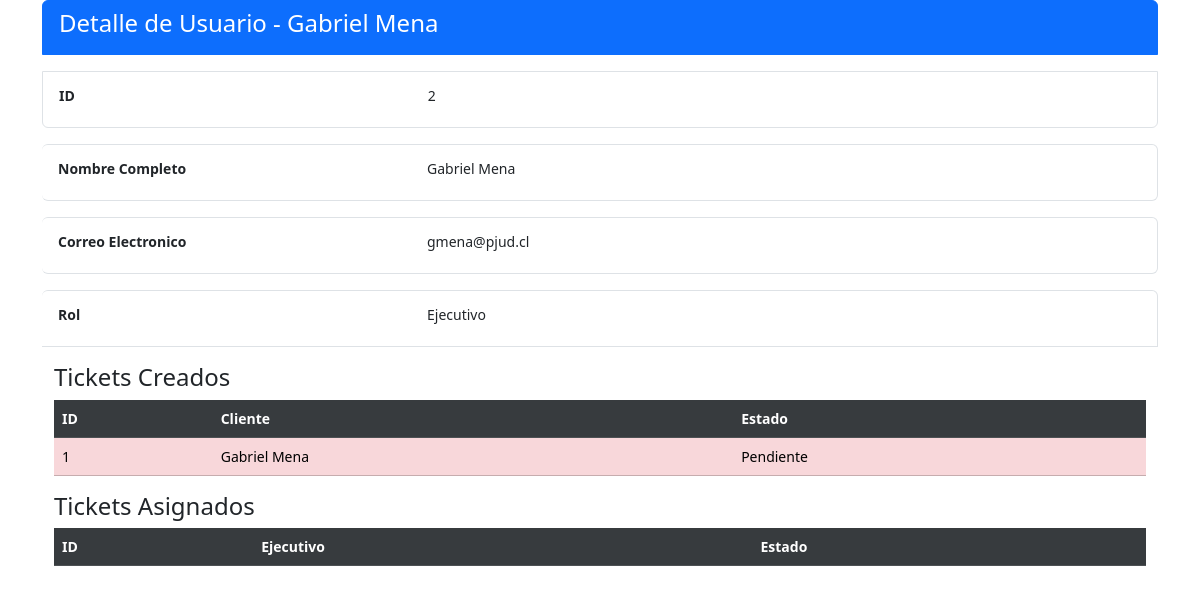
/2/detalle_usuario, run on an earlier commit of the app's database.
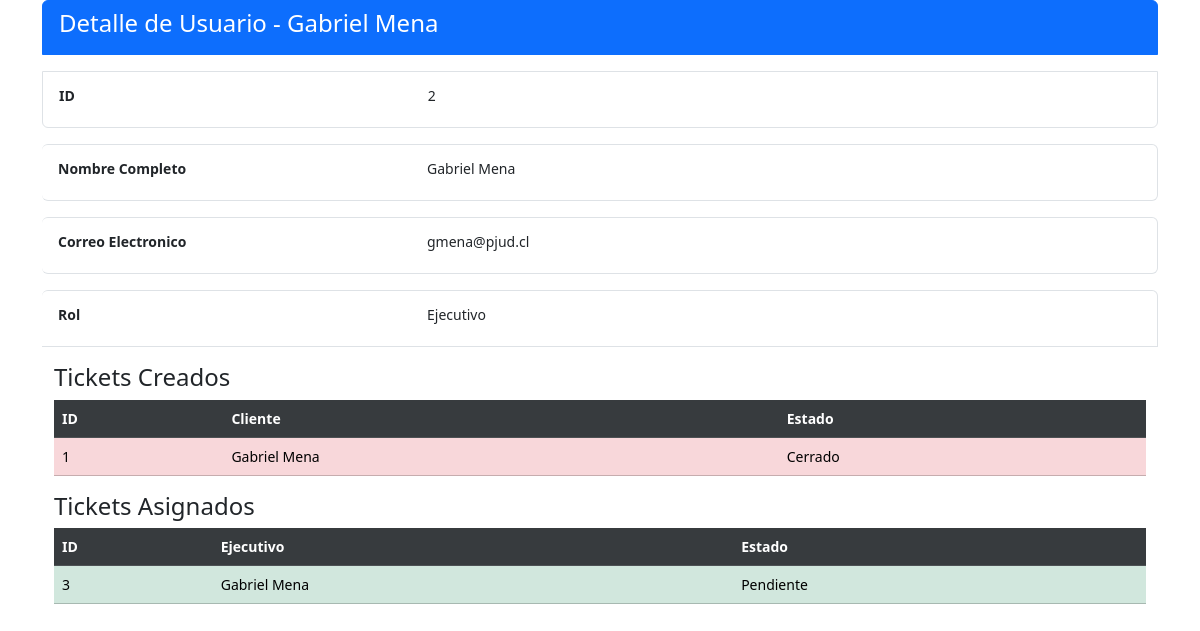
And on a later commit of the database.
### core/models.py (models this page shows, shortened)
class Ticket(models.Model):
    fecha_creacion = models.DateTimeField(auto_now_add=True)
    cliente = models.ForeignKey(Usuario, on_delete=models.CASCADE, related_name='tickets_creados')
    ejecutivo = models.ForeignKey(Usuario, on_delete=models.CASCADE, related_name='tickets_asignados')
    area = models.ForeignKey("Area", on_delete=models.CASCADE, verbose_name="Area", default = 'Ejecutivo Telefonico')
    tipo = models.ForeignKey("Tipo", on_delete=models.CASCADE, verbose_name="Tipo",default='Solicitud')
    criticidad = models.ForeignKey("Criticidad", on_delete=models.CASCADE, verbose_name="Criticidad",default='Media')
    estado = models.ForeignKey("Estado", on_delete=models.CASCADE, verbose_name="Estado", default=1)
    descripcion = models.TextField()
    observaciones = models.TextField(blank=True)

class Usuario(models.Model):
    nombre = models.CharField(max_length=255)
    apellido = models.CharField(max_length=255)
    email = models.EmailField(unique=True)
    contrasena = models.CharField(max_length=255)
    rol = models.CharField(max_length=50, choices=[('Administrador', 'Administrador'), ('Ejecutivo', 'Ejecutivo'), ('Cliente', 'Cliente')])
    is_active = models.BooleanField(default=True)

class Estado(models.Model):
    estado_ticket = models.CharField(max_length=55, blank=False)
    def __str__(self):
        return self.estado_ticket

### core/views.py (the view)
# urls.py: path('<int:id>/detalle_usuario', vista_detalle_usuario, name='detalle_usuario'),
def vista_detalle_usuario(request, id):
    usuario = get_object_or_404(Usuario, id=id)
    return render(request, 'core/usuarios/detalle_usuario.html', {'usuario': usuario})

### core/templates/core/usuarios/detalle_usuario.html (shortened to what the changed rows need)
<!DOCTYPE html>
<html lang="es">
<head>
    <link href="https://cdn.jsdelivr.net/npm/bootstrap@5.3.3/dist/css/bootstrap.min.css" rel="stylesheet">
</head>
<body>
    <div class="container-sm">
        <div class="container-sm">
            <table
            class="table table-centered-sm table-danger table-hover"
            >
                <thead class="thead-light table-active table-dark small">
                    <tr>
                        <th>ID</th>
                        <th>Cliente</th>
                        <th>Estado</th>
                    </tr>
                </thead>
                <tbody class="small">
                    {% for ticket in usuario.tickets_creados.all %}
                    <tr>
                        <td>{{ ticket.id }}</td>
                        <td>{{ ticket.cliente.nombre }} {{ ticket.cliente.apellido }}</td>
                        <td>{{ ticket.estado }}</td>
                    </tr>
                    {% endfor %}
                </tbody>
            </table>
        </div>
        <div class="container-sm">
            <table
            class="table table-centered table-success table-hover"
            >
                <thead class="thead-light table-active table-dark small">
                    <tr>
                        <th>ID</th>
                        <th>Ejecutivo</th>
                        <th>Estado</th>
                    </tr>
                </thead>
                <tbody class="small">
                    {% for ticket in usuario.tickets_asignados.all %}
                    <tr>
                        <td>{{ ticket.id }}</td>
                        <td>{{ ticket.ejecutivo.nombre }} {{ ticket.ejecutivo.apellido}}</td>
                        <td>{{ ticket.estado }}</td>
                    </tr>
                    {% endfor %}
                </tbody>
            </table>
        </div>
    </div>
</body>
</html>

What changed in the data, as far as the page shows it:
changed Ticket id 1: estado "Pendiente" → "Cerrado"
added Ticket: id "3", ejecutivo.nombre "Gabriel", ejecutivo.apellido "Mena", estado "Pendiente", shown under "Tickets Asignados"
